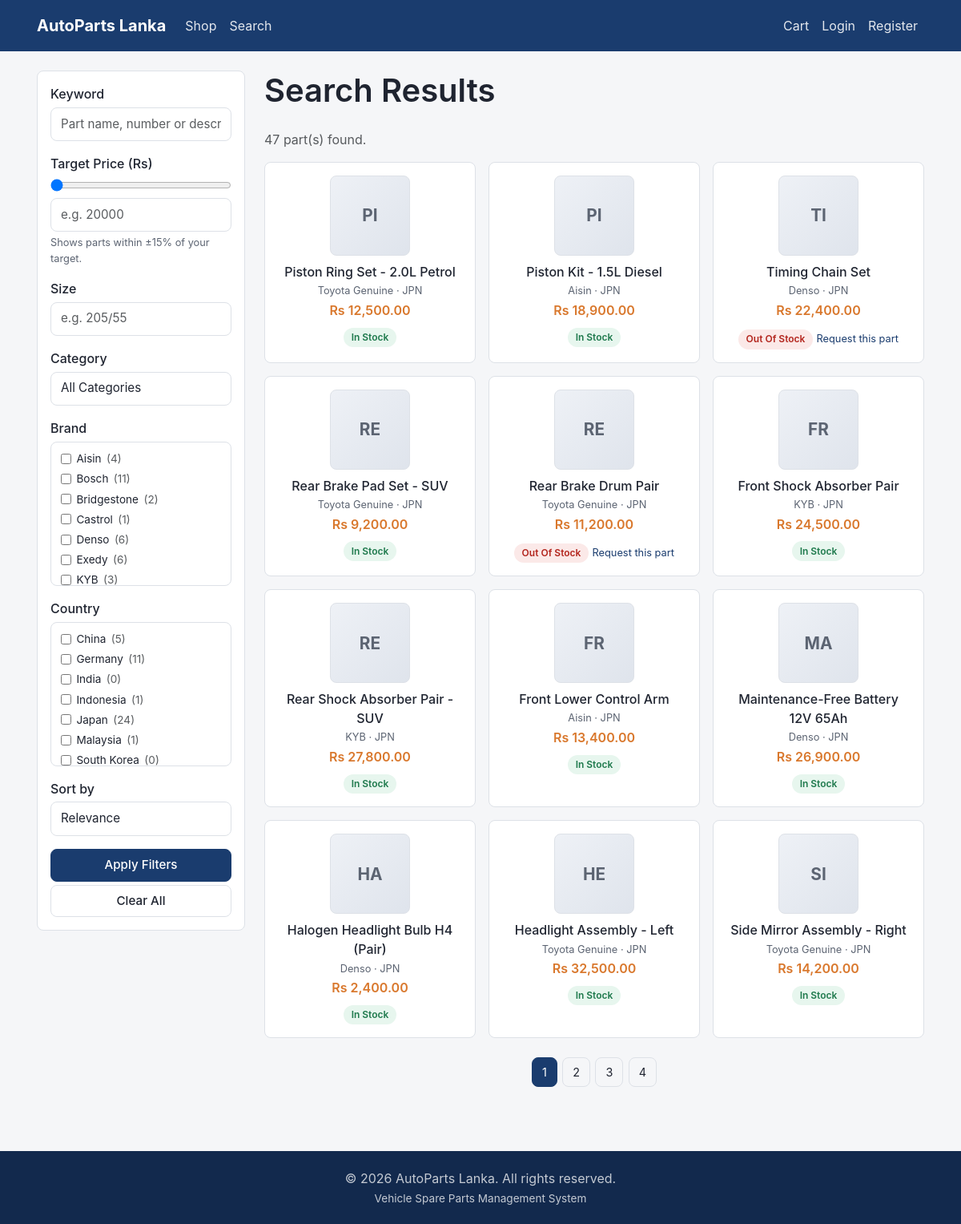
/catalogue/search.php, run on the app's committed database.
### tables this page shows
CREATE TABLE brand (
    brandID       INT AUTO_INCREMENT PRIMARY KEY,
    brandName     VARCHAR(100) NOT NULL UNIQUE,
    isAuthorized  TINYINT(1) NOT NULL DEFAULT 0
);

CREATE TABLE spare_part (
    partID         INT AUTO_INCREMENT PRIMARY KEY,
    categoryID     INT NOT NULL,
    brandID        INT NOT NULL,
    countryID      INT NOT NULL,
    adminID        INT NOT NULL,
    partName       VARCHAR(150) NOT NULL,
    partNumber     VARCHAR(50)  NOT NULL,
    description    TEXT NULL,
    price          DECIMAL(12,2) NOT NULL,
    size           VARCHAR(50)  NULL,
    stockQty       INT NOT NULL DEFAULT 0,
    minStockLevel  INT NOT NULL DEFAULT 0,
    imageURL       VARCHAR(255) NULL,
    isActive       TINYINT(1) NOT NULL DEFAULT 1,
    createdAt      DATETIME NOT NULL DEFAULT CURRENT_TIMESTAMP,
    CONSTRAINT fk_part_category FOREIGN KEY (categoryID) REFERENCES category(categoryID),
    CONSTRAINT fk_part_brand    FOREIGN KEY (brandID)    REFERENCES brand(brandID),
    CONSTRAINT fk_part_country  FOREIGN KEY (countryID)  REFERENCES country(countryID),
    CONSTRAINT fk_part_admin    FOREIGN KEY (adminID)    REFERENCES admin(adminID),
    INDEX idx_part_active (isActive),
    INDEX idx_part_name (partName),
    INDEX idx_part_number (partNumber)
);

CREATE TABLE country (
    countryID       INT AUTO_INCREMENT PRIMARY KEY,
    countryName     VARCHAR(100) NOT NULL,
    countryCode     CHAR(3) NOT NULL,
    importDutyRate  DECIMAL(5,2) NOT NULL DEFAULT 0
);

### catalogue/search.php (the view, shortened to what this page needs)
<?php
require_once __DIR__ . '/lib/search_helper.php';
$db = getDB();
$keyword = trim((string) ($_GET['keyword'] ?? ''));
$brandIds = array_map('intval', $_GET['brand'] ?? []);
$countryIds = array_map('intval', $_GET['country'] ?? []);
$size = trim((string) ($_GET['size'] ?? ''));
$priceTarget = isset($_GET['price']) && $_GET['price'] !== '' ? (float) $_GET['price'] : null;
$sort = in_array($_GET['sort'] ?? '', CAT_SORT_OPTIONS, true) ? $_GET['sort'] : 'relevance';
$page = max(1, (int) ($_GET['page'] ?? 1));
$filters = [
    'keyword' => $keyword,
    'brandIds' => $brandIds,
    'countryIds' => $countryIds,
    'size' => $size,
    'priceTarget' => $priceTarget,
    'sort' => $sort,
    'page' => $page,
];
$result = catSearchParts($db, $filters);
$brands = $db->query('SELECT brandID, brandName FROM brand ORDER BY brandName')->fetchAll();
$countries = $db->query('SELECT countryID, countryName FROM country ORDER BY countryName')->fetchAll();
$brandCounts = catFacetCounts($db, $filters, 'brandIds');
$countryCounts = catFacetCounts($db, $filters, 'countryIds');
require __DIR__ . '/../includes/header.php';
?>
<div class="container">
    <div class="cat-search-layout">
        <aside class="cat-filter-sidebar">
            <form method="get" action="<?php echo BASE_URL; ?>/catalogue/search.php" id="catFilterForm" data-base-url="<?php echo e(BASE_URL); ?>">
                <div class="form-group">
                    <label class="form-label" for="keyword">Keyword</label>
                    <input type="text" id="keyword" name="keyword" class="form-control" value="<?php echo e($keyword); ?>" placeholder="Part name, number or description">
                </div>
                <div class="form-group">
                    <label class="form-label" for="price">Target Price (<?php echo e(CURRENCY); ?>)</label>
                    <input type="range" id="priceSlider" min="0" max="300000" step="500" value="<?php echo $priceTarget !== null ? (int) $priceTarget : 0; ?>" class="cat-price-slider">
                    <input type="number" id="price" name="price" class="form-control" value="<?php echo $priceTarget !== null ? e((string) $priceTarget) : ''; ?>" min="0" step="1" placeholder="e.g. 20000">
                    <p class="form-hint">Shows parts within &plusmn;<?php echo (int) PRICE_RANGE_PERCENT; ?>% of your target.</p>
                </div>
                <div class="form-group">
                    <label class="form-label" for="size">Size</label>
                    <input type="text" id="size" name="size" class="form-control" value="<?php echo e($size); ?>" placeholder="e.g. 205/55">
                </div>
                <div class="form-group">
                    <label class="form-label" for="category">Category</label>
                    <select id="category" name="category" class="form-control">
                        <option value="">All Categories</option>
                    </select>
                </div>
                <div class="form-group">
                    <label class="form-label">Brand</label>
                    <div class="cat-checkbox-list">
                        <?php foreach ($brands as $brand): ?>
                        <label class="cat-checkbox">
                            <input type="checkbox" name="brand[]" value="<?php echo (int) $brand['brandID']; ?>" <?php echo in_array((int) $brand['brandID'], $brandIds, true) ? 'checked' : ''; ?>>
                            <?php echo e($brand['brandName']); ?>
                            <span class="text-muted">(<?php echo (int) ($brandCounts[(int) $brand['brandID']] ?? 0); ?>)</span>
                        </label>
                        <?php endforeach; ?>
                    </div>
                </div>
                <div class="form-group">
                    <label class="form-label">Country</label>
                    <div class="cat-checkbox-list">
                        <?php foreach ($countries as $country): ?>
                        <label class="cat-checkbox">
                            <input type="checkbox" name="country[]" value="<?php echo (int) $country['countryID']; ?>" <?php echo in_array((int) $country['countryID'], $countryIds, true) ? 'checked' : ''; ?>>
                            <?php echo e($country['countryName']); ?>
                            <span class="text-muted">(<?php echo (int) ($countryCounts[(int) $country['countryID']] ?? 0); ?>)</span>
                        </label>
                        <?php endforeach; ?>
                    </div>
                </div>
                <div class="form-group">
                    <label class="form-label" for="sort">Sort by</label>
                    <select id="sort" name="sort" class="form-control">
                        <option value="relevance" <?php echo $sort === 'relevance' ? 'selected' : ''; ?>>Relevance</option>
                    </select>
                </div>
                <button type="submit" class="btn btn-primary btn-block">Apply Filters</button>
                <a class="btn btn-outline btn-block mt-1" href="<?php echo BASE_URL; ?>/catalogue/search.php">Clear All</a>
            </form>
        </aside>
        <div class="cat-search-results">
            <h1>Search Results</h1>
            <p class="text-muted" data-cat-result-count><?php echo (int) $result['total']; ?> part(s) found.</p>
            <div id="catResultsContainer">
                <?php if (empty($result['items'])): ?>
                <p class="text-muted">No parts matched your search.</p>
                <?php else: ?>
                <div class="cat-grid">
                    <?php foreach ($result['items'] as $part): ?>
                        <?php echo catRenderPartCard($part); ?>
                    <?php endforeach; ?>
                </div>
                <?php echo catRenderPagination($result['pagination'], $_GET); ?>
                <?php endif; ?>
            </div>
        </div>
    </div>
</div>
<?php require __DIR__ . '/../includes/footer.php'; ?>

### catalogue/lib/search_helper.php (shortened to what this page needs)
<?php
function catFilterPriceTarget(array $filters): ?float
{
    $raw = $filters['priceTarget'] ?? null;
    if ($raw === null || $raw === '') {
        return null;
    }
    $value = (float) $raw;
    return $value > 0 ? $value : null;
}
function catBuildWhere(array $filters): array
{
    $where = ['sp.isActive = 1'];
    $params = [];
    $keyword = trim((string) ($filters['keyword'] ?? ''));
    $size = trim((string) ($filters['size'] ?? ''));
    $priceTarget = catFilterPriceTarget($filters);
    $priceRange = null;
    return [
        'sql' => implode(' AND ', $where),
        'params' => $params,
        'priceRange' => $priceRange,
        'keyword' => $keyword,
    ];
}
function catOrderClause(string $sort, ?float $priceTarget, string $keyword): array
{
    switch ($sort) {
        case 'relevance':
        default:
            return ['sql' => 'sp.createdAt DESC', 'params' => []];
    }
}
function catSearchParts(PDO $db, array $filters): array
{
    $built = catBuildWhere($filters);
    $whereSql = $built['sql'];
    $countStmt = $db->prepare("SELECT COUNT(*) AS c FROM spare_part sp WHERE $whereSql");
    $countStmt->execute($built['params']);
    $total = (int) $countStmt->fetch()['c'];
    $perPage = CAT_PER_PAGE;
    $page = max(1, (int) ($filters['page'] ?? 1));
    $pagination = paginate($total, $perPage, $page);
    $order = catOrderClause((string) ($filters['sort'] ?? 'relevance'), catFilterPriceTarget($filters), $built['keyword']);
    $selectParams = $built['params'] + $order['params'];
    $sql = "SELECT sp.*, b.brandName, b.isAuthorized, c.countryName, c.countryCode, c.importDutyRate, cat.categoryName
            FROM spare_part sp
            JOIN brand b ON b.brandID = sp.brandID
            JOIN country c ON c.countryID = sp.countryID
            JOIN category cat ON cat.categoryID = sp.categoryID
            WHERE $whereSql
            ORDER BY {$order['sql']}
            LIMIT :catLimit OFFSET :catOffset";
    $stmt = $db->prepare($sql);
    $stmt->bindValue(':catLimit', $perPage, PDO::PARAM_INT);
    $stmt->bindValue(':catOffset', $pagination['offset'], PDO::PARAM_INT);
    $stmt->execute();
    return [
        'items' => $stmt->fetchAll(),
        'pagination' => $pagination,
        'priceRange' => $built['priceRange'],
        'total' => $total,
        'keyword' => $built['keyword'],
    ];
}
function catFacetCounts(PDO $db, array $filters, string $dimensionFilterKey): array
{
    $reduced = $filters;
    unset($reduced[$dimensionFilterKey]);
    $built = catBuildWhere($reduced);
    $column = $dimensionFilterKey === 'brandIds' ? 'brandID' : 'countryID';
    $stmt = $db->prepare("SELECT sp.$column AS facetId, COUNT(*) AS c FROM spare_part sp WHERE {$built['sql']} GROUP BY sp.$column");
    $stmt->execute($built['params']);
    $counts = [];
    foreach ($stmt->fetchAll() as $row) {
        $counts[(int) $row['facetId']] = (int) $row['c'];
    }
    return $counts;
}
function catRenderPartCard(array $part): string
{
    $outOfStock = (int) $part['stockQty'] <= 0;
    $html = '<div class="cat-card">';
    $html .= '<a class="cat-card-link" href="' . BASE_URL . '/catalogue/product_details.php?id=' . (int) $part['partID'] . '">';
    $html .= partImage($part, 'md');
    $html .= '<p class="cat-card-name">' . e($part['partName']) . '</p>';
    $html .= '<p class="cat-card-meta">' . e($part['brandName'] ?? '') . ' &middot; ' . e($part['countryCode'] ?? '') . '</p>';
    $html .= '<p class="cat-card-price">' . formatMoney((float) $part['price']) . '</p>';
    $html .= '</a>';
    if ($outOfStock) {
        $html .= '<span class="badge-status badge-status--cancelled">Out of Stock</span>';
        $html .= ' <a class="cat-request-link" href="' . BASE_URL . '/requests/submit_request.php?part_name=' . urlencode($part['partName']) . '">Request this part</a>';
    } else {
        $html .= '<span class="badge-status badge-status--success">In Stock</span>';
    }
    $html .= '</div>';
    return $html;
}
function catRenderPagination(array $pagination, array $queryParams, ?string $targetScript = null): string
{
    $target = $targetScript ?? basename($_SERVER['SCRIPT_NAME'] ?? '');
    $html = '<nav class="pagination-plain">';
    for ($p = 1; $p <= $pagination['totalPages']; $p++) {
        $queryParams['page'] = $p;
        $qs = http_build_query($queryParams);
        if ($p === $pagination['currentPage']) {
            $html .= '<span class="is-active">' . $p . '</span>';
        } else {
            $html .= '<a href="' . e($target . '?' . $qs) . '">' . $p . '</a>';
        }
    }
    $html .= '</nav>';
    return $html;
}

### includes/functions.php (shortened to what this page needs)
<?php
function e(?string $value): string
{
    return htmlspecialchars($value ?? '', ENT_QUOTES, 'UTF-8');
}
function formatMoney(float $amount): string
{
    return CURRENCY . ' ' . number_format($amount, 2);
}
function paginate(int $total, int $perPage, int $current): array
{
    $perPage = max(1, $perPage);
    $totalPages = (int) max(1, ceil($total / $perPage));
    $current = max(1, min($current, $totalPages));
    return [
        'total' => $total,
        'perPage' => $perPage,
        'currentPage' => $current,
        'totalPages' => $totalPages,
        'offset' => ($current - 1) * $perPage,
        'hasPrev' => $current > 1,
        'hasNext' => $current < $totalPages,
    ];
}
function partImage(array $part, string $size = 'md'): string
{
    $initials = strtoupper(mb_substr($part['partName'] ?? '?', 0, 2));
    return '<div class="part-thumb part-thumb--' . e($size) . '">'
         . '<span>' . e($initials) . '</span></div>';
}

### data on the page
brand: brandName "Aisin", brandID.minStockLevel "4"
brand: brandName "Bosch", brandID "11"
brand: brandName "Bridgestone", brandID.partID "2"
brand: brandName "Castrol", brandID "1"
brand: brandName "Denso", brandID "6"
brand: brandName "Exedy", brandID "6"
brand: brandName "KYB", brandID "3"
country: countryName "China", countryID "5"
country: countryName "Germany", countryID "11"
country: countryName "India", countryID "0"
country: countryName "Indonesia", countryID "1"
country: countryName "Japan", countryID "24"
country: countryName "Malaysia", countryID "1"
country: countryName "South Korea", countryID "0"
spare_part: partName "PI", partName "Piston Ring Set - 2.0L Petrol", brandID.brandName "Toyota Genuine", countryID.countryCode "JPN", price "Rs 12,500.00", stockQty "In Stock"
spare_part: partName "PI", partName "Piston Kit - 1.5L Diesel", brandID.brandName "Aisin", countryID.countryCode "JPN", price "Rs 18,900.00", stockQty "In Stock"
spare_part: partName "TI", partName "Timing Chain Set", brandID.brandName "Denso", countryID.countryCode "JPN", price "Rs 22,400.00", stockQty "Out Of Stock"
spare_part: partName "RE", partName "Rear Brake Pad Set - SUV", brandID.brandName "Toyota Genuine", countryID.countryCode "JPN", price "Rs 9,200.00", stockQty "In Stock"
spare_part: partName "RE", partName "Rear Brake Drum Pair", brandID.brandName "Toyota Genuine", countryID.countryCode "JPN", price "Rs 11,200.00", stockQty "Out Of Stock"
spare_part: partName "FR", partName "Front Shock Absorber Pair", brandID.brandName "KYB", countryID.countryCode "JPN", price "Rs 24,500.00", stockQty "In Stock"
spare_part: partName "RE", partName "Rear Shock Absorber Pair - SUV", brandID.brandName "KYB", countryID.countryCode "JPN", price "Rs 27,800.00", stockQty "In Stock"
spare_part: partName "FR", partName "Front Lower Control Arm", brandID.brandName "Aisin", countryID.countryCode "JPN", price "Rs 13,400.00", stockQty "In Stock"
spare_part: partName "MA", partName "Maintenance-Free Battery 12V 65Ah", brandID.brandName "Denso", countryID.countryCode "JPN", price "Rs 26,900.00", stockQty "In Stock"
spare_part: partName "HA", partName "Halogen Headlight Bulb H4 (Pair)", brandID.brandName "Denso", countryID.countryCode "JPN", price "Rs 2,400.00", stockQty "In Stock"
spare_part: partName "HE", partName "Headlight Assembly - Left", brandID.brandName "Toyota Genuine", countryID.countryCode "JPN", price "Rs 32,500.00", stockQty "In Stock"
spare_part: partName "SI", partName "Side Mirror Assembly - Right", brandID.brandName "Toyota Genuine", countryID.countryCode "JPN", price "Rs 14,200.00", stockQty "In Stock"

### other printed values
SITE_NAME "AutoParts Lanka"
CURRENCY "Rs"
PRICE_RANGE_PERCENT "15"
$result['total'] "47"
